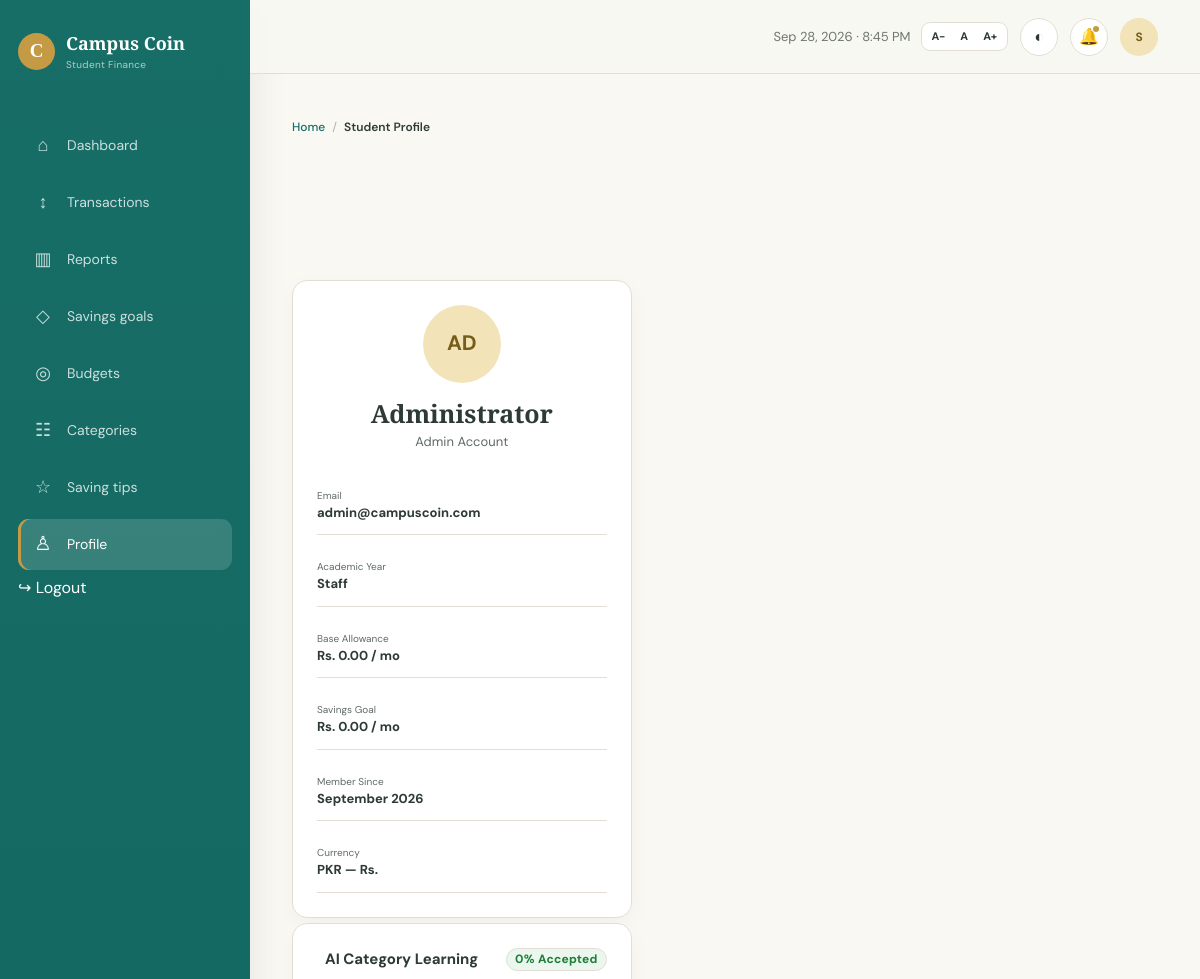
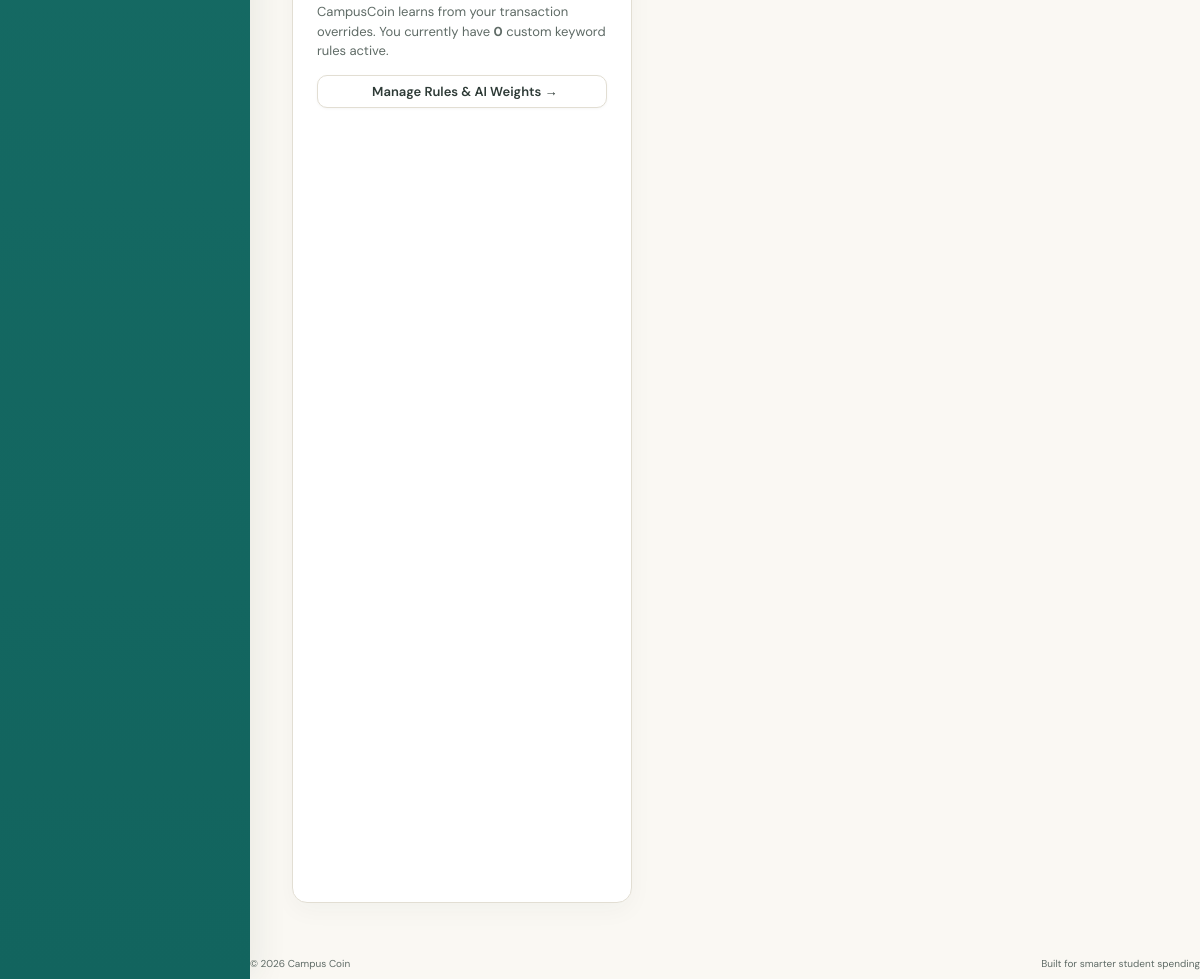
The app's page /profile.php (signed in) with its own data (2 pictures, top to bottom).
### tables this page shows
CREATE TABLE `users` (
    `user_id` INT UNSIGNED NOT NULL AUTO_INCREMENT,
    `name` VARCHAR(100) NOT NULL,
    `email` VARCHAR(191) NOT NULL,
    `password_hash` VARCHAR(255) NOT NULL,
    `role` ENUM('student', 'admin') NOT NULL DEFAULT 'student',
    `academic_year` VARCHAR(50) DEFAULT '1st Year (Freshman)',
    `monthly_allowance` DECIMAL(12, 2) NOT NULL DEFAULT 0.00,
    `monthly_savings_goal` DECIMAL(12, 2) NOT NULL DEFAULT 0.00,
    `ai_suggestions_enabled` TINYINT(1) NOT NULL DEFAULT 1,
    `is_active` TINYINT(1) NOT NULL DEFAULT 1,
    `reset_token` VARCHAR(100) DEFAULT NULL,
    `reset_expires` DATETIME DEFAULT NULL,
    `created_at` DATETIME NOT NULL DEFAULT CURRENT_TIMESTAMP,
    `updated_at` DATETIME NOT NULL DEFAULT CURRENT_TIMESTAMP ON UPDATE CURRENT_TIMESTAMP,
    PRIMARY KEY (`user_id`),
    UNIQUE KEY `uq_users_email` (`email`),
    INDEX `idx_users_role_active` (`role`, `is_active`)
);

### includes/functions.php (called while the page is built, shortened)
<?php
function e(?string $value): string
{
    return htmlspecialchars((string)$value, ENT_QUOTES, 'UTF-8');
}
function currentUserId(): int
{
    return (int)($_SESSION['user_id'] ?? 0);
}
function currentUser(): ?array
{
    $userId = currentUserId();
    $pdo = getDbConnection();
    $stmt = $pdo->prepare('SELECT user_id, name, email, role, academic_year, monthly_allowance, monthly_savings_goal, ai_suggestions_enabled, is_active, created_at FROM users WHERE user_id = :id LIMIT 1');
    $stmt->execute([':id' => $userId]);
    $user = $stmt->fetch();
    return $user ?: null;
}

### includes/ai_learning.php (called while the page is built, shortened)
<?php
function getCategoryAiStats($arg1, $arg2 = null): array
{
    if ($arg1 instanceof PDO) {
        $pdo = $arg1;
        $userId = (int)$arg2;
    } else {
        $pdo = getDbConnection();
        $userId = (int)$arg1;
    }
    $statsStmt = $pdo->prepare("
        SELECT
            COUNT(*) as total_logged,
            COALESCE(SUM(CASE WHEN suggested_category_id IS NOT NULL THEN 1 ELSE 0 END), 0) as total_suggestions,
            COALESCE(SUM(CASE WHEN is_accepted = 1 AND suggested_category_id IS NOT NULL THEN 1 ELSE 0 END), 0) as accepted_suggestions
        FROM category_suggestion_log
        WHERE user_id = :uid
    ");
    $statsStmt->execute([':uid' => $userId]);
    $row = $statsStmt->fetch();
    $rulesStmt = $pdo->prepare("SELECT COUNT(*) FROM category_keywords WHERE user_id = :uid");
    $rulesStmt->execute([':uid' => $userId]);
    $rulesCount = (int)$rulesStmt->fetchColumn();
    $totalSuggestions = (int)($row['total_suggestions'] ?? 0);
    $accepted = (int)($row['accepted_suggestions'] ?? 0);
    $ratePercentage = ($totalSuggestions > 0) ? round(($accepted / $totalSuggestions) * 100, 1) : 0.0;
    return [
        'total_logged'          => (int)($row['total_logged'] ?? 0),
        'total_suggestions'     => $totalSuggestions,
        'accepted'              => $accepted,
        'accepted_suggestions'  => $accepted,
        'rate_percentage'       => $ratePercentage,
        'acceptance_rate'       => $ratePercentage,
        'rules_count'           => $rulesCount,
        'user_rules_count'      => $rulesCount
    ];
}

### profile.php (the view, shortened to what this page needs)
<?php
$user = currentUser();
$parts = explode(' ', trim($user['name']));
$initials = mb_substr($parts[0], 0, 1) . (isset($parts[1]) ? mb_substr($parts[1], 0, 1) : mb_substr($parts[0], 1, 1));
$initials = strtoupper($initials);
include "includes/header.php";
?>
<div class="app-shell">
    <?php include "includes/sidebar.php"; ?>
    <main class="main-content">
        <?php include "includes/topbar.php"; ?>
        <section class="page-content">
            <nav class="breadcrumbs" aria-label="Breadcrumb">
                <a href="index.php">Home</a>
                <span class="bc-sep">/</span>
                <span class="bc-current" aria-current="page">Student Profile</span>
            </nav>
            <div class="profile-grid">
                <section class="panel profile-card">
                    <div class="profile-avatar" id="profileCardAvatar"><?php echo e($initials); ?></div>
                    <h2 id="profileCardName"><?php echo e($user['name']); ?></h2>
                    <p class="muted"><?php echo e(ucfirst($user['role'])); ?> Account</p>
                    <div class="profile-info">
                        <div><span>Email</span><strong id="profileCardEmail"><?php echo e($user['email']); ?></strong></div>
                        <div><span>Academic Year</span><strong id="profileCardYear"><?php echo e($user['academic_year'] ?? 'Not set'); ?></strong></div>
                        <div><span>Base Allowance</span><strong id="profileCardAllowance">Rs. <?php echo number_format((float)$user['monthly_allowance'], 2); ?> / mo</strong></div>
                        <div><span>Savings Goal</span><strong id="profileCardGoal">Rs. <?php echo number_format((float)$user['monthly_savings_goal'], 2); ?> / mo</strong></div>
                        <div><span>Member Since</span><strong><?php echo date('F Y', strtotime($user['created_at'])); ?></strong></div>
                        <div><span>Currency</span><strong>PKR — Rs.</strong></div>
                    </div>
                </section>
                <?php $profileAiStats = getCategoryAiStats(currentUserId()); ?>
                <section class="panel" style="grid-column: 1 / 2; margin-top: -12px;">
                    <div style="display:flex; justify-content:space-between; align-items:center; margin-bottom:10px;">
                        <h3 style="margin:0; font-size:15px; display:flex; align-items:center; gap:8px;">
                            <i class="fa-solid fa-brain" style="color:var(--accent);"></i> AI Category Learning
                        </h3>
                        <span class="badge" style="background:#eaf6ee; color:#1e7e34; font-size:12px; font-weight:700; padding:3px 8px; border-radius:12px;">
                            <?php echo $profileAiStats['acceptance_rate']; ?>% Accepted
                        </span>
                    </div>
                    <p class="muted" style="font-size:13px; line-height:1.5; margin-bottom:14px;">
                        CampusCoin learns from your transaction overrides. You currently have <strong><?php echo $profileAiStats['user_rules_count']; ?></strong> custom keyword rules active.
                    </p>
                    <a href="categories.php#ai-rules" class="outline-btn" style="display:inline-flex; align-items:center; justify-content:center; gap:6px; font-size:13px; padding:7px 12px; text-decoration:none; width:100%;">
                        <i class="fa-solid fa-sliders"></i> Manage Rules & AI Weights &rarr;
                    </a>
                </section>
            </div>
        </section>
        <?php include "includes/footer.php"; ?>

### assets/css/style.css (style rules this page uses)
* { box-sizing: border-box; margin: 0; padding: 0; }
:root { --bg: #faf8f3; --text-primary: #2d3a36; --text-secondary: #5f6b66; --btn-bg: #ffffff; --btn-text: #2d3a36; --btn-active-bg: #2f6f5e; --btn-active-text: #ffffff; --border: #e2ded3; --teal: #176e67; --teal-dark: #0e5b55; --teal-soft: #e5f1ef; --gold: #c49a45; --gold-light: #f4e7bd; --cream: var(--bg); --white: #ffffff; --text: var(--text-primary); --muted: var(--text-secondary); --line: var(--border); --danger: #b91c1c; --shadow: 0 14px 40px rgba(31, 50, 46, 0.08); --card-on-dark: #ffffff; --card-on-dark-muted: rgba(255, 255, 255, 0.88); --income-on-dark: #7ee2a8; --expense-on-dark: #ffb3a7; }
body { font-family: "DM Sans", Arial, sans-serif; background: var(--cream); color: var(--text); line-height: 1.5; transition: background 0.25s ease, color 0.25s ease; }
a { color: inherit; text-decoration: none; }
.app-shell { display: flex; min-height: 100vh; }
.main-content { width: calc(100% - 250px); min-width: 0; }
.page-content { padding: 40px 42px 25px; max-width: 1450px; margin: 0 auto; }
h2 { font-family: "Playfair Display", Georgia, serif; }
h3 { font-size: 16px; }
.muted { color: var(--muted); font-size: 13px; }
.primary-btn, .outline-btn { border-radius: 10px; padding: 10px 18px; font-size: 13.5px; font-weight: 600; display: inline-flex; justify-content: center; align-items: center; gap: 6px; cursor: pointer; transition: all 0.2s ease; text-decoration: none; line-height: 1.35; }
.outline-btn { background: var(--btn-bg, #ffffff); border: 1px solid var(--border, #e2ded3); color: var(--btn-text, #2d3a36); box-shadow: 0 1px 3px rgba(0, 0, 0, 0.04); }
.tip-card, .small-card, .transactions-card, .spending-card, .chart-card, .panel, .budget-panel, .category-panel, .tip-panel, .stat-card { background: var(--white); border: 1px solid var(--line); border-radius: 15px; box-shadow: 0 8px 25px rgba(31, 50, 46, 0.035); }
.stats-row, .content-grid, .budget-grid, .category-grid, .tips-grid, .profile-grid { display: grid; gap: 17px; }
.panel { padding: 24px; }
.profile-grid { grid-template-columns: 0.8fr 1.2fr; }
.profile-card { text-align: center; }
.profile-avatar { width: 78px; height: 78px; background: #f2e4b8; color: #765d19; border-radius: 50%; display: grid; place-items: center; margin: 0 auto 12px; font-weight: 700; font-size: 21px; }
.profile-card h2 { font-size: 25px; }
.profile-info { text-align: left; margin-top: 24px; display: grid; gap: 12px; }
.profile-info div { padding: 12px 0; border-bottom: 1px solid var(--line); }
.profile-info span, .profile-info strong { display: block; }
.profile-info span { color: var(--muted); font-size: 10px; }
.profile-info strong { font-size: 13px; }
:root { --motion-fast: 180ms; --motion-normal: 320ms; --motion-slow: 650ms; --ease-smooth: cubic-bezier(0.22, 1, 0.36, 1); }
html { scroll-behavior: smooth; }
body { overflow-x: hidden; }
.page-content, .auth-page, .landing, .app-shell { animation: pageEnter 0.55s var(--ease-smooth) both; }
.breadcrumbs { display: flex; align-items: center; gap: 7px; font-size: 12px; color: var(--muted); margin-bottom: 12px; padding: 4px 0; }
.breadcrumbs a { color: var(--teal); font-weight: 500; }
.bc-sep { opacity: 0.5; }
.bc-current { color: var(--text); font-weight: 600; }
.badge { display: inline-flex; align-items: center; justify-content: center; padding: 3px 8px; border-radius: 6px; font-size: 11px; font-weight: 700; line-height: 1.3; letter-spacing: 0.02em; background: #eef2f0; color: var(--text-primary); border: 1px solid var(--border); }

### records on screen
users: name "AD", name "Administrator", role "Admin", email "admin@campuscoin.com", academic_year "Staff", monthly_allowance "0.00", monthly_savings_goal "0.00", created_at "September 2026"

### other values on screen
$profileAiStats['acceptance_rate'] "0"
$profileAiStats['user_rules_count'] "0"
